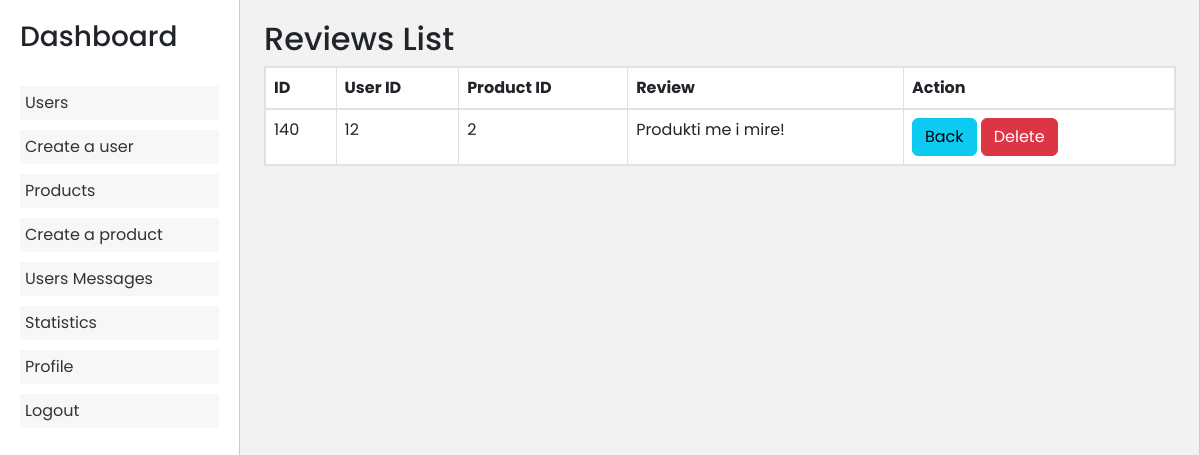
Page /admin/dashboard.php?page=details_reviews&product_id=2 (signed in) on the committed database.
### tables this page shows
CREATE TABLE IF NOT EXISTS `reviews` (
  `id` int NOT NULL AUTO_INCREMENT,
  `user_id` int NOT NULL,
  `product_id` int NOT NULL,
  `review` varchar(255) NOT NULL,
  PRIMARY KEY (`id`),
  KEY `user_id` (`user_id`),
  KEY `product_id` (`product_id`)
);

### admin/details_reviews.php (the view, shortened to what this page needs)
<?php
if (isset($_SESSION["admin"])) {
    require "../validate/connect.php";
?>
    <!DOCTYPE html>
    <html lang="en">
    <head>
        <link href="https://cdn.jsdelivr.net/npm/bootstrap@5.3.0/dist/css/bootstrap.min.css" rel="stylesheet">
    </head>
    <body>
        <div class="container">
            <h2>Reviews List</h2>
            <table class="table table-bordered">
                <thead>
                    <tr>
                        <th>ID</th>
                        <th>User ID</th>
                        <th>Product ID</th>
                        <th>Review</th>
                        <th>Action</th>
                    </tr>
                </thead>
                <tbody>
                    <?php
                    $id = $_GET["product_id"];
                    $sql = "SELECT * FROM reviews WHERE product_id=$id";
                    $result = mysqli_query($connect, $sql);
                    if (mysqli_num_rows($result) > 0) {
                        while ($row = mysqli_fetch_assoc($result)) {
                            echo '<tr>
                                <td>' . $row["id"] . '</td>
                                <td>' . $row["user_id"] . '</td>
                                <td>' . $row["product_id"] . '</td>
                                <td>' . $row["review"] . '</td>
                                <td>
                                <a href="dashboard.php?page=products" class="btn btn-info">Back</a>
                                    <a href="delete_review.php?review_id=' . $row["id"] . '" class="btn btn-danger" onclick="return confirm(\'Are you sure you want to delete this review?\')">Delete</a>
                                </td>
                              </tr>';
                        }
                    } else {
                        echo '<tr >
                                    <td style="text-align: center;" colspan="5">This product has 0 reviews</td>
                              </tr>';
                    }
                    ?>
                </tbody>
            </table>
        </div>
    </body>
    </html>
<?php
} else if (isset($_SESSION["user"])) {
    header("location:../index.php");
} else {
    header("Location: ../login.php");
}

### admin/dashboard.php (style rules this page uses)
* { font-family: "Poppins", sans-serif; }
@media (min-width: 1200px) { .container, .container-lg, .container-md, .container-sm, .container-xl { max-width: 1350px !important; } }

### admin/details_reviews.php (style rules this page uses)
body { font-family: Arial, sans-serif; background-color: #f2f2f2; }
.table-bordered thead td, .table-bordered thead th { border-bottom-width: 2px; }
tbody, td, tfoot, th, thead, tr { border-color: inherit; border-style: solid; border-width: 2px; }

### rows in the picture
reviews: id "140", user "12", product "2", review "Produkti me i mire!"
